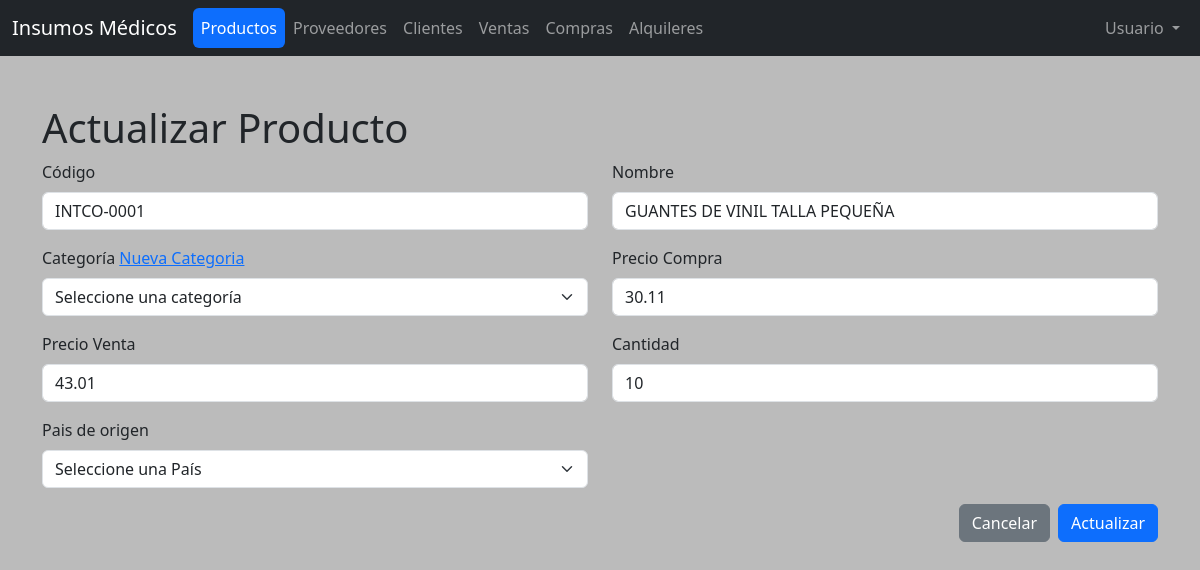
/actualizar_producto.php?id=16, run on an earlier commit of the app's database.
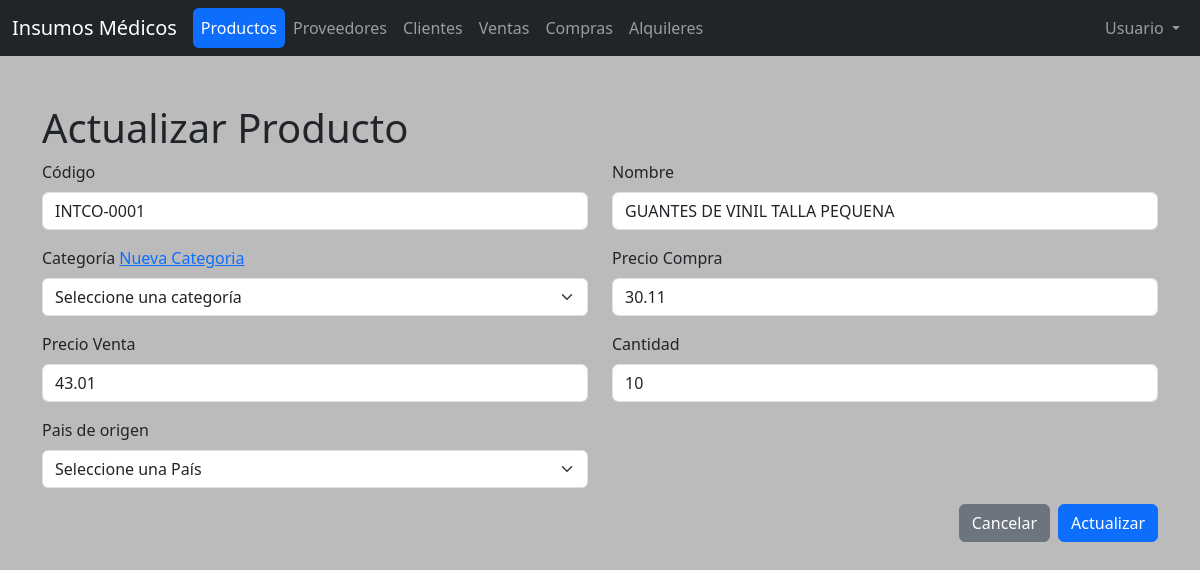
And on a later commit of the database.
### tables this page shows
CREATE TABLE `producto` (
  `id` int(11) NOT NULL,
  `codigo` varchar(45) DEFAULT NULL,
  `nombre` varchar(255) DEFAULT NULL,
  `id_categoria` int(11) DEFAULT NULL,
  `id_pais` int(11) DEFAULT NULL,
  `precio_compra` decimal(11,2) DEFAULT NULL,
  `precio_venta` decimal(11,2) DEFAULT NULL,
  `cantidad` int(11) DEFAULT NULL
);

### logic/Producto.php (called while the page is built, shortened)
<?php
include_once __DIR__ . '/../db/Conexion.php';
class Producto extends Conexion{
    public static function getId($id){
        $conexion = new Conexion();
        $conexion->conectar();
        $sql = "SELECT p.id, p.codigo, p.nombre, c.id AS id_categoria, c.nombre AS categoria, s.id AS id_pais, s.nombre AS pais, p.precio_compra, p.precio_venta, p.cantidad FROM producto AS p JOIN categoria AS c ON p.id_categoria = c.id JOIN pais AS s ON p.id_pais = s.id WHERE p.id=?";
        $pre = mysqli_prepare($conexion->conn, $sql);
        $pre->bind_param("i", $id);
        $pre->execute();
        $res = $pre->get_result();
        return $res->fetch_object(Producto::class);
    }
}
?>

### db/Conexion.php (called while the page is built, shortened)
<?php
class Conexion{
    public function conectar(){
        $user = "root";
        $password = "";
        $server = "localhost";
        $db = "insumos";
        $this->conn = mysqli_connect($server, $user, $password, $db);
    }
}
?>

### actualizar_producto.php (the view, shortened to what the changed rows need)
<!DOCTYPE html>
<html lang="es">
<head>
    <link href="https://cdn.jsdelivr.net/npm/bootstrap@5.3.3/dist/css/bootstrap.min.css" rel="stylesheet">
    <link href="css/style.css" rel="stylesheet">
</head>
<body>
    <div class="container mt-5">
        <h1>Actualizar Producto</h1>
        <?php
        include_once 'logic/Producto.php';
        $id = $_GET['id'];
        $producto = Producto::getId($id);
        ?>
        <form action="actualizar_producto.php" method="POST">
            <div class="row">
                <div class="col-md-6 mb-3">
                    <label for="codigo" class="form-label">Código</label>
                    <input type="text" class="form-control" id="codigo" name="codigo" value="<?php echo $producto->codigo; ?>" readonly>
                </div>
                <div class="col-md-6 mb-3">
                    <label for="nombre" class="form-label">Nombre</label>
                    <input type="text" class="form-control" id="nombre" name="nombre" value="<?php echo $producto->nombre; ?>" readonly>
                </div>
            </div>
            <div class="row">
                <div class="col-md-6 mb-3">
                    <label for="precio_compra" class="form-label">Precio Compra</label>
                    <input type="number" step="0.01" class="form-control" id="precio_compra" name="precio_compra" value="<?php echo $producto->precio_compra; ?>" required>
                </div>
            </div>
            <div class="row">
                <div class="col-md-6 mb-3">
                    <label for="precio_venta" class="form-label">Precio Venta</label>
                    <input type="number" step="0.01" class="form-control" id="precio_venta" name="precio_venta" value="<?php echo $producto->precio_venta; ?>" required>
                </div>
                <div class="col-md-6 mb-3">
                    <label for="cantidad" class="form-label">Cantidad</label>
                    <input type="number" class="form-control" id="cantidad" name="cantidad" value="<?php echo $producto->cantidad; ?>" readonly>
                </div>
            </div>
        </form>
    </div>
</body>
</html>

What changed in the data, as far as the page shows it:
changed producto "INTCO-0001": nombre "GUANTES DE VINIL TALLA PEQUEÑA" → "GUANTES DE VINIL TALLA PEQUENA"
